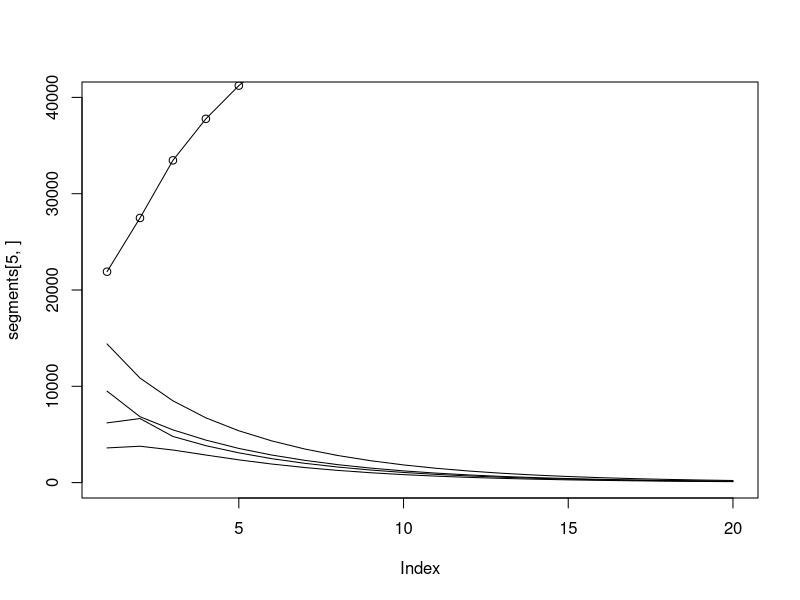
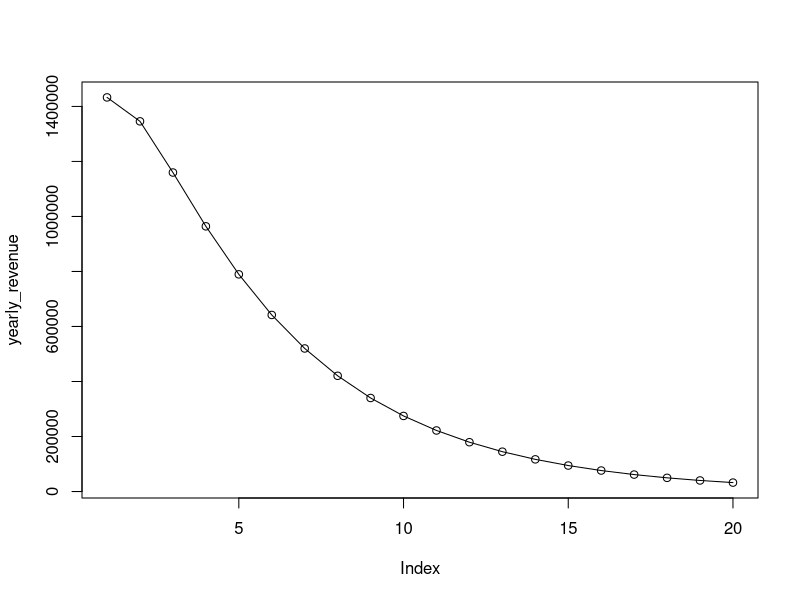
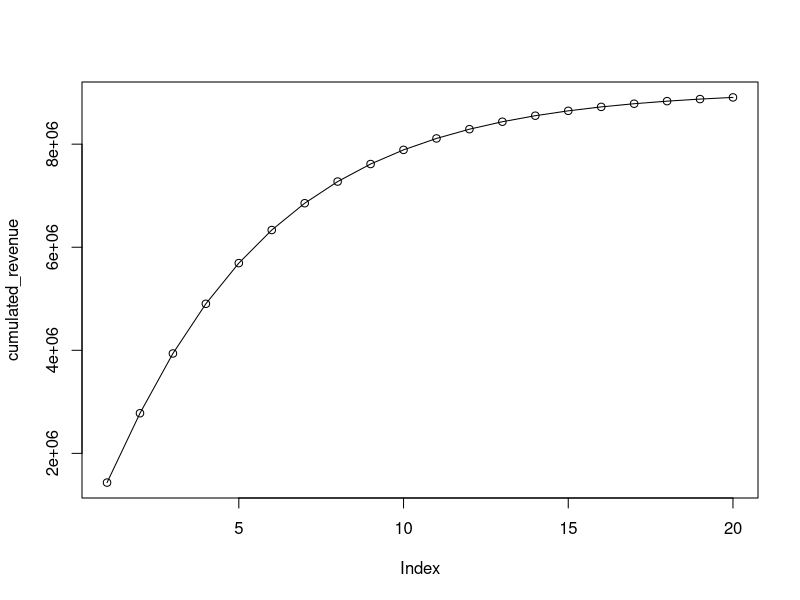
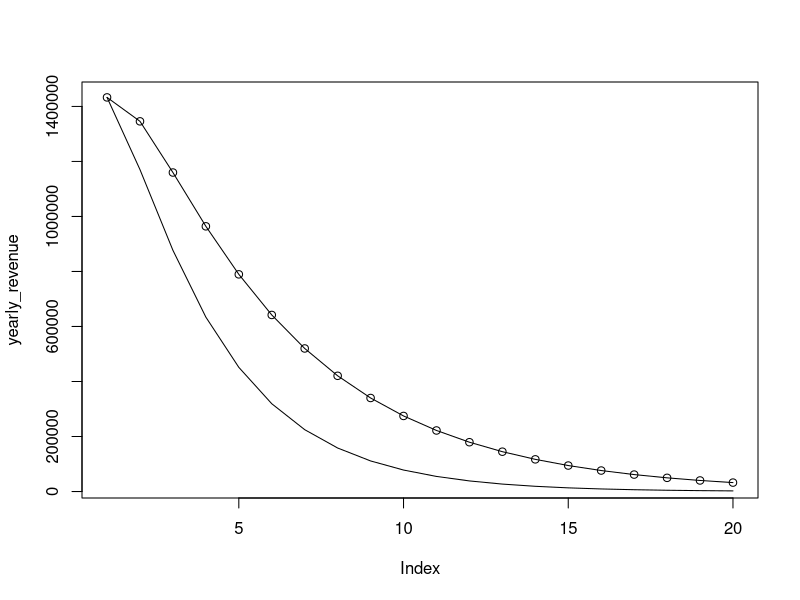
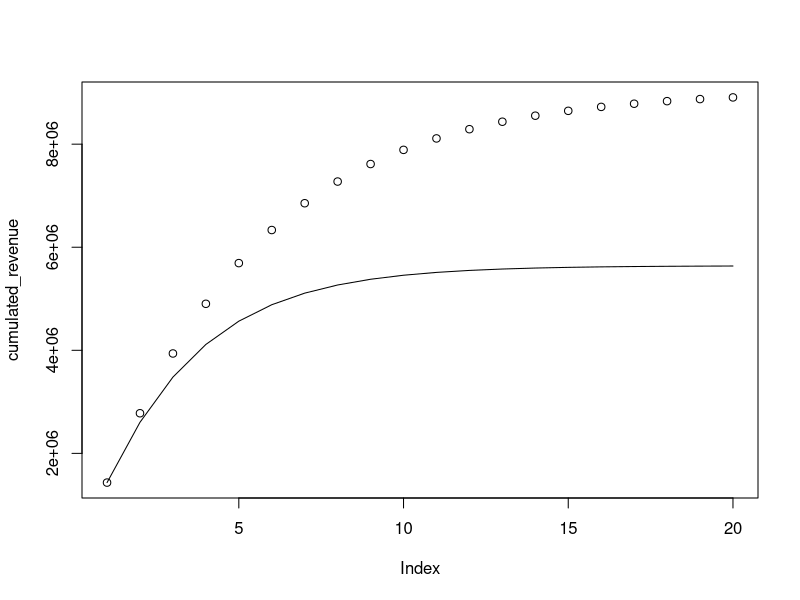

These figures' R source, in order:
# Constants
num_periods = 20
discount_rate = .15

# Create the transition matrix in a Markov chain
transition = cbind(c(.50, .10, .05, .01, .00),
                   c(.20, .50, .25, .09, .00),
                   c(.30, .40, .00, .00, .00),
                   c(.00, .00, .70, .00, .00),
                   c(.00, .00, .00, .90, 1.0))
print(transition)

# Init the segments, populate first period
segments = matrix(nrow = 5, ncol = num_periods)
segments[1:5, 1] = c(3600, 14400, 9500, 6200, 21900)

# Number of new customers every year
# new_customers = c(500, 2000, 0, 0, 0)

# Compute for each an every period (and round output for clarity)
for (i in 2:num_periods) {
   segments[, i] = segments[, i-1] %*% transition
   # segments[, i] = segments[, i] + new_customers
}
plot(segments[5, ], ylim = c(0, 40000))
lines(segments[1, ])
lines(segments[2, ])
lines(segments[3, ])
lines(segments[4, ])
lines(segments[5, ])
print(round(segments))

# Yearly revenue per segment
yearly_revenue = c(250, 37, 0, 0, 0)

# Compute revenue per segment
revenue_per_segment = yearly_revenue * segments
print("Revenue per segment:")
print(revenue_per_segment)

# Compute yearly revenue
yearly_revenue = colSums(revenue_per_segment)
print("Yearly revenue:")
print(yearly_revenue)
plot(yearly_revenue)
lines(yearly_revenue)

# Compute cumulated revenue
cumulated_revenue = cumsum(yearly_revenue)
print("Cumulated revenue:")
print(cumulated_revenue)
plot(cumulated_revenue)
lines(cumulated_revenue)

# Create a discount factor
# Other version: discount = (1 - discount_rate) ^ (1:num_periods)
discount = 1 / ((1 + discount_rate) ^ ((1:num_periods) - 1))
print(discount)

# Compute discounted yearly revenue
disc_yearly_revenue = yearly_revenue * discount
print("Discounted yearly_revenue:")
print(disc_yearly_revenue)
plot(yearly_revenue)
lines(yearly_revenue)
lines(disc_yearly_revenue)

# Compute discounted cumulated revenue
disc_cumulated_revenue = cumsum(disc_yearly_revenue)
print("Cumulated revenue:")
print(cumulated_revenue)
print("Discounted cumulated revenue:")
print(disc_cumulated_revenue)
plot(cumulated_revenue)
lines(disc_cumulated_revenue)

# What is the database worth?
print(disc_cumulated_revenue[num_periods] - yearly_revenue[1])
